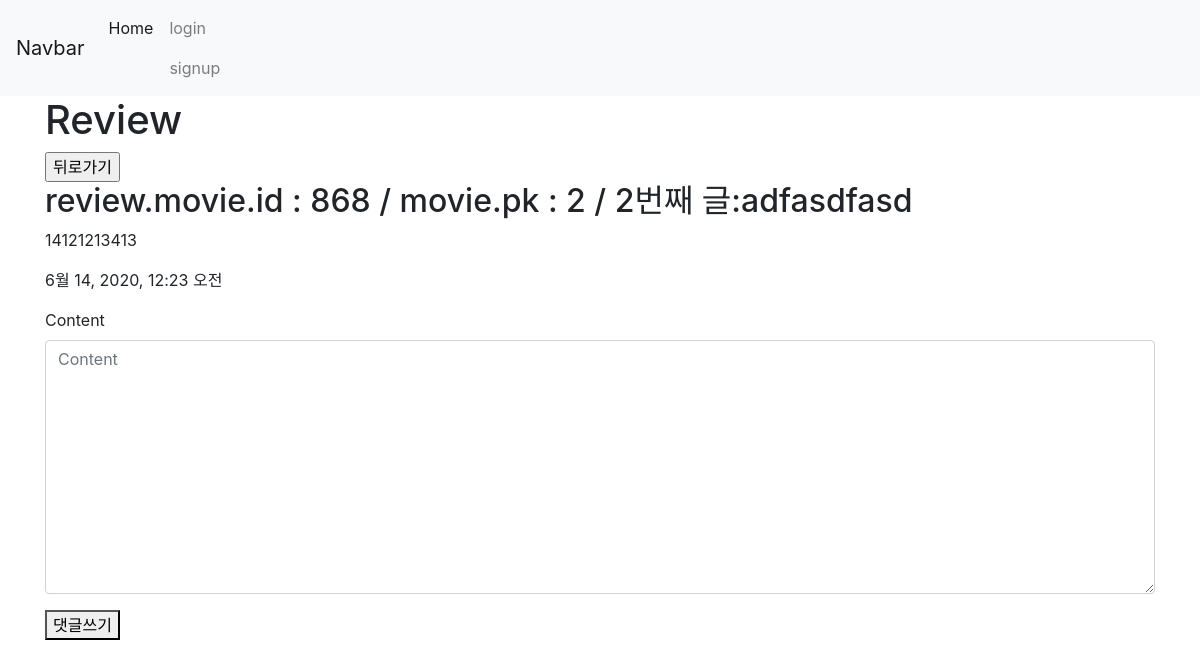
Screenshot of /movies/2/2/ with the database file from the repository.
### movies/models.py (models this page shows)
class Review(models.Model):
    title = models.CharField(max_length=100)
    movie = models.ForeignKey(Movie, on_delete=models.CASCADE)
    content = models.TextField()
    created_at = models.DateTimeField(auto_now_add=True)
    updated_at = models.DateTimeField(auto_now=True)
    user = models.ForeignKey(settings.AUTH_USER_MODEL, on_delete=models.CASCADE)
    like_users = models.ManyToManyField(settings.AUTH_USER_MODEL, related_name='like_reviews', blank=True)

class Movie(models.Model):
    adult = models.BooleanField()
    backdrop_path = models.CharField(max_length=500, null=True)
    genres = models.ManyToManyField(Genre, related_name='movie_genre')
    original_language = models.CharField(max_length=20)
    original_title = models.CharField(max_length=200)
    overview = models.TextField(null=True)
    popularity = models.FloatField(null=True)
    poster_path = models.CharField(max_length=500, null=True)
    release_date = models.DateField(null=True)
    title = models.CharField(max_length=200)
    vote_average = models.FloatField(null=True)
    vote_count = models.IntegerField(null=True)
    vote_user = models.ManyToManyField(settings.AUTH_USER_MODEL, related_name="vote_movie", blank=True)

### movies/views.py (the view)
# urls.py: path('<int:movie_pk>/<int:review_pk>/', views.review_detail, name='review_detail'),
def review_detail(request, movie_pk, review_pk):
    movie = get_object_or_404(Movie, pk=movie_pk)
    review = get_object_or_404(Review, pk=review_pk)
    form = CommentForm()
    context = {
        'movie':movie,
        'review' : review,
        'form':form
    }
    return render(request, 'movies/review_detail.html', context)

### movies/forms.py
class CommentForm(forms.ModelForm):
    class Meta:
        model = Comment
        fields = ['content']

### movies/templates/movies/review_detail.html (shortened to what this page needs)
{% extends 'base.html' %}
{% load bootstrap4 %}
{% block content %}
    <h1>Review</h1>
    <a href="{% url 'movies:detail' movie.pk %}"><input type="button" value="뒤로가기"></a>
    <h2>review.movie.id : {{review.movie.id}} / movie.pk : {{movie.pk}} / {{review.id}}번째 글:{{review.title}}</h2>
    <p>{{review.content}}</p>
    <p>{{review.created_at}}</p>
    <form action="{% url 'movies:comment_create' review.movie.id review.pk %}" method="POST">
        {% bootstrap_form form %}
        <button>댓글쓰기</button>
    </form>
{% endblock %}

### rows the page displays
Review: movie.id "868", id "2", title "adfasdfasd", content "14121213413", created_at "6월 14, 2020, 12:23 오전"
Movie: pk "2"
